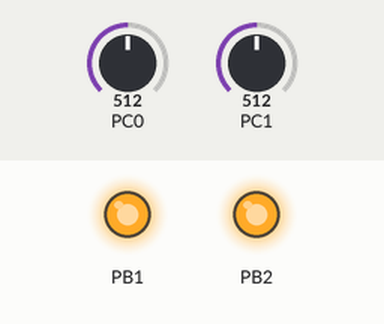
A program run on a simulated ATmega328P, built with avr-gcc and emulated at 16 MHz (the files do not name the chip). Parts: output pins drawn as LEDs (lit = HIGH). Inputs (shaded band) come from the test bench; at power-on: PC0 = 512, PC1 = 512.

Above: at 1.2 s.
1.3 s: PC0 set to 306
At 1.9 s:
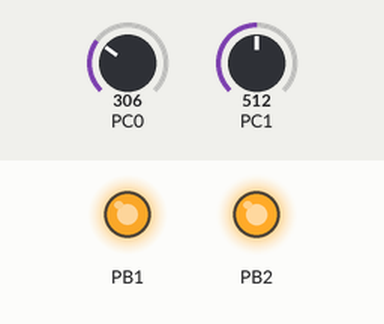
2.8 s: PC1 set to 306
At 3.1 s:
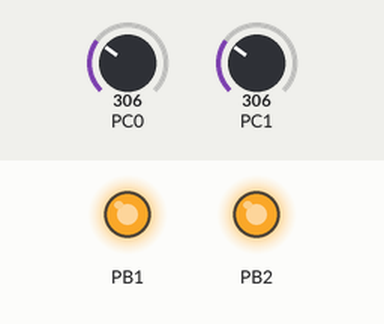
4.3 s: PC0 set to 122
At 5.4 s:
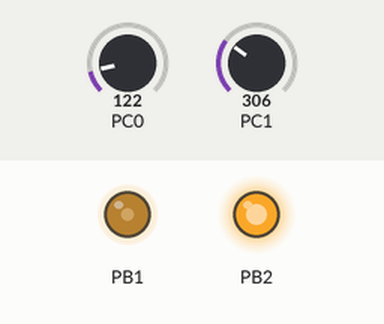
5.8 s: PC1 set to 122
At 6.5 s:
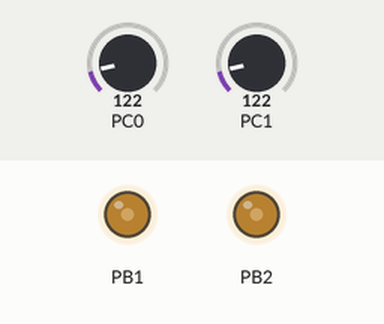
7.3 s: PC0 set to 0
At 7.7 s:
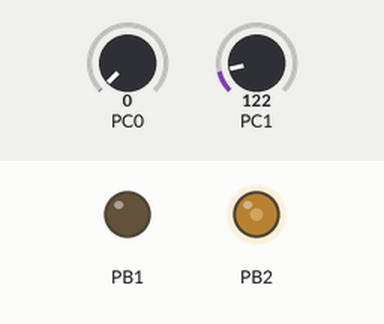
8.8 s: PC1 set to 0
At 10.0 s:
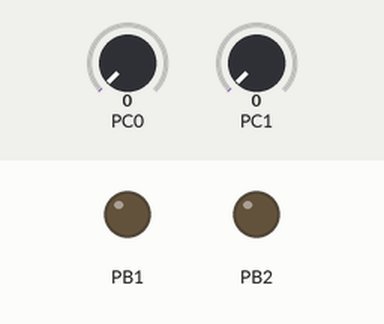
Timing chart, 0 to 11.3 s (numbered marks = the images above; inputs shaded):
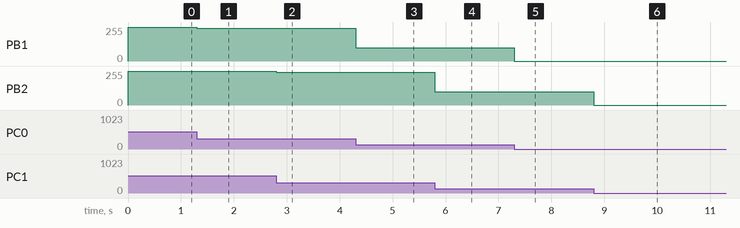

Measured:
- after the input at 1.3 s, PB1: 255/255 → 245/255 at once
- after the input at 2.8 s, PB2: 255/255 → 245/255 at once
- after the input at 4.3 s, PB1: 245/255 → 98/255 at once
- after the input at 5.8 s, PB2: 245/255 → 98/255 at once
- after the input at 7.3 s, PB1: 98/255 → 0/255 at once
- after the input at 8.8 s, PB2: 98/255 → 0/255 at once

The program:

main.cpp
```cpp
#include <avr/io.h>

#define F_CPU 16000000UL

void initPWM()
{
  // Konfigurasi pin PWM (PB1/Pin 9 dan PB2/Pin 10)
  DDRB |= (1 << PB1) | (1 << PB2); // Atur PB1 dan PB2 sebagai output (OC1A dan OC1B)

  // Konfigurasi Timer1 untuk Fast PWM, mode 14 (TOP = ICR1)
  TCCR1A = (1 << COM1A1) | (1 << COM1B1) | (1 << WGM11); // Non-inverting mode, Fast PWM
  TCCR1B = (1 << WGM13) | (1 << WGM12) | (1 << CS10);    // Fast PWM, prescaler = 1

  // Hitung nilai TOP untuk frekuensi 50 kHz
  ICR1 = (F_CPU / 50000) - 1; // TOP = (16 MHz / 50 kHz) - 1 = 319
  OCR1A = 0;                  // Mulai dengan duty cycle 0% untuk channel A
  OCR1B = 0;                  // Mulai dengan duty cycle 0% untuk channel B
}

void initADC()
{
  // Konfigurasi ADC untuk membaca potensiometer
  ADMUX = (1 << REFS0);   // Gunakan AVcc sebagai referensi (5V)
  ADCSRA = (1 << ADEN)    // Aktifkan ADC
           | (1 << ADPS2) // Prescaler = 64 (Clock ADC = 250 kHz)
           | (1 << ADPS1);
}

uint16_t readADC(uint8_t channel)
{
  // Pilih channel ADC (0–7)
  ADMUX = (ADMUX & 0xF8) | (channel & 0x07); // Pilih channel dengan menjaga bit 3-7

  // Mulai konversi ADC
  ADCSRA |= (1 << ADSC);

  // Tunggu hingga konversi selesai
  while (ADCSRA & (1 << ADSC))
    ;

  // Kembalikan hasil konversi ADC
  return ADC;
}

int main(void)
{
  initPWM(); // Inisialisasi PWM
  initADC(); // Inisialisasi ADC

  while (1)
  {
    // Baca nilai potensiometer dari channel ADC0 dan ADC1
    uint16_t potValueA = readADC(0); // Input ADC0 untuk output PWM pada OC1A
    uint16_t potValueB = readADC(1); // Input ADC1 untuk output PWM pada OC1B

    // Konversi nilai potensiometer (0–1023) ke duty cycle (0–100%)
    // uint16_t dutyCycleB = (potValueB * 100) / 1023;
    // uint16_t dutyCycleA = (potValueA * 100) / 1023;

    // Atur OCR1A dan OCR1B untuk mengubah duty cycle PWM
    OCR1A = potValueA; // Channel A (OC1A)
    OCR1B = potValueB; // Channel B (OC1B)
  }

  return 0;
}
```
